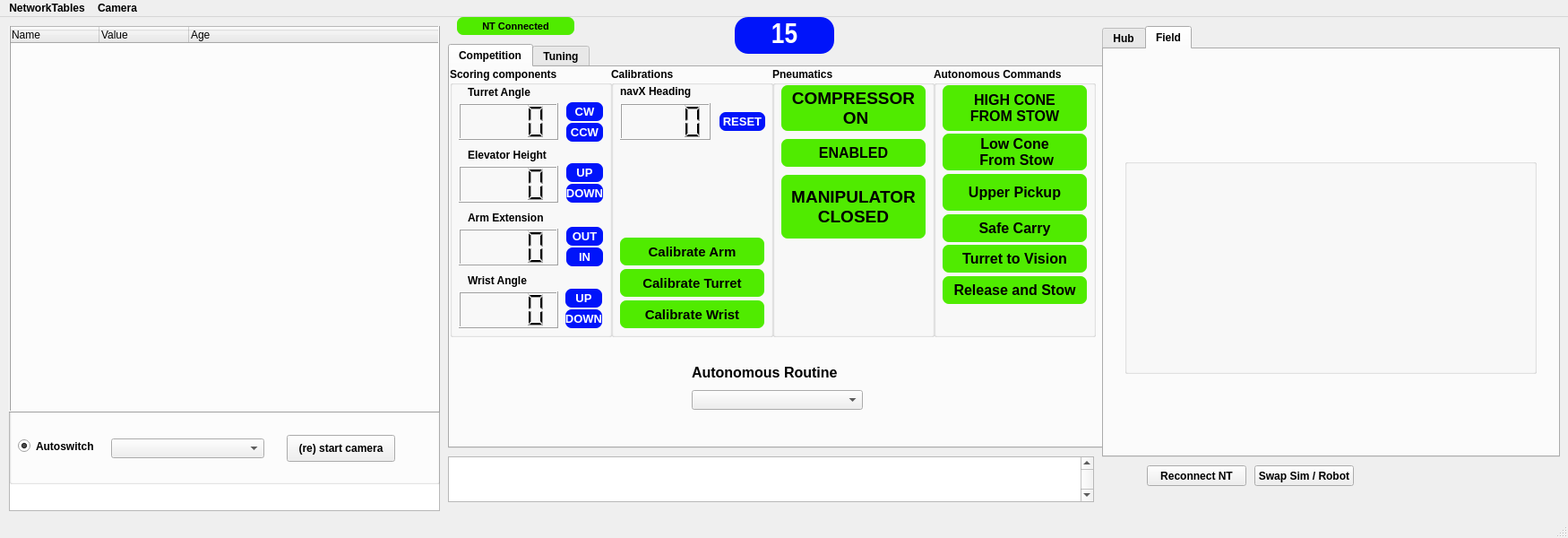
<?xml version="1.0" encoding="UTF-8"?>
<ui version="4.0">
 <class>MainWindow</class>
 <widget class="QMainWindow" name="MainWindow">
  <property name="geometry">
   <rect>
    <x>0</x>
    <y>0</y>
    <width>1750</width>
    <height>600</height>
   </rect>
  </property>
  <property name="font">
   <font>
    <weight>75</weight>
    <bold>true</bold>
   </font>
  </property>
  <property name="windowTitle">
   <string>FRC 2429 Blockhead Dashboard</string>
  </property>
  <property name="windowIcon">
   <iconset>
    <normaloff>png/blockhead.ico</normaloff>png/blockhead.ico</iconset>
  </property>
  <widget class="QWidget" name="centralwidget">
   <widget class="QTreeWidget" name="qt_tree_widget_nt">
    <property name="geometry">
     <rect>
      <x>10</x>
      <y>10</y>
      <width>481</width>
      <height>541</height>
     </rect>
    </property>
    <property name="font">
     <font>
      <weight>50</weight>
      <bold>false</bold>
     </font>
    </property>
    <column>
     <property name="text">
      <string>Name</string>
     </property>
    </column>
    <column>
     <property name="text">
      <string>Value</string>
     </property>
    </column>
    <column>
     <property name="text">
      <string>Age</string>
     </property>
    </column>
   </widget>
   <widget class="QPlainTextEdit" name="qt_text_status">
    <property name="geometry">
     <rect>
      <x>500</x>
      <y>490</y>
      <width>721</width>
      <height>51</height>
     </rect>
    </property>
    <property name="verticalScrollBarPolicy">
     <enum>Qt::ScrollBarAlwaysOn</enum>
    </property>
    <property name="readOnly">
     <bool>true</bool>
    </property>
   </widget>
   <widget class="QPushButton" name="qt_button_reconnect">
    <property name="geometry">
     <rect>
      <x>1280</x>
      <y>500</y>
      <width>111</width>
      <height>23</height>
     </rect>
    </property>
    <property name="text">
     <string>Reconnect NT</string>
    </property>
   </widget>
   <widget class="QTabWidget" name="tabWidget">
    <property name="geometry">
     <rect>
      <x>500</x>
      <y>30</y>
      <width>731</width>
      <height>451</height>
     </rect>
    </property>
    <property name="currentIndex">
     <number>0</number>
    </property>
    <widget class="QWidget" name="tab">
     <attribute name="title">
      <string>Competition</string>
     </attribute>
     <widget class="QGroupBox" name="groupBox_4">
      <property name="geometry">
       <rect>
        <x>360</x>
        <y>0</y>
        <width>181</width>
        <height>301</height>
       </rect>
      </property>
      <property name="title">
       <string>Pneumatics</string>
      </property>
      <widget class="QLabel" name="qlabel_compressor_indicator">
       <property name="geometry">
        <rect>
         <x>10</x>
         <y>20</y>
         <width>161</width>
         <height>51</height>
        </rect>
       </property>
       <property name="font">
        <font>
         <family>MS Shell Dlg 2</family>
         <pointsize>14</pointsize>
         <weight>75</weight>
         <bold>true</bold>
        </font>
       </property>
       <property name="styleSheet">
        <string notr="true">border: 7px;
border-radius: 7px;
background-color:rgb(80, 235, 0);
color:rgb(0, 0, 0);</string>
       </property>
       <property name="text">
        <string>COMPRESSOR
 ON</string>
       </property>
       <property name="textFormat">
        <enum>Qt::AutoText</enum>
       </property>
       <property name="alignment">
        <set>Qt::AlignCenter</set>
       </property>
      </widget>
      <widget class="QLabel2" name="qlabel_compressor_enabled_indicator">
       <property name="geometry">
        <rect>
         <x>10</x>
         <y>80</y>
         <width>161</width>
         <height>31</height>
        </rect>
       </property>
       <property name="font">
        <font>
         <family>MS Shell Dlg 2</family>
         <pointsize>12</pointsize>
         <weight>75</weight>
         <bold>true</bold>
        </font>
       </property>
       <property name="styleSheet">
        <string notr="true">border: 7px;
border-radius: 7px;
background-color:rgb(80, 235, 0);</string>
       </property>
       <property name="text">
        <string>ENABLED</string>
       </property>
       <property name="textFormat">
        <enum>Qt::AutoText</enum>
       </property>
       <property name="alignment">
        <set>Qt::AlignCenter</set>
       </property>
      </widget>
      <widget class="QLabel2" name="qlabel_manipulator_closed_indicator">
       <property name="geometry">
        <rect>
         <x>10</x>
         <y>120</y>
         <width>161</width>
         <height>71</height>
        </rect>
       </property>
       <property name="font">
        <font>
         <family>MS Shell Dlg 2</family>
         <pointsize>14</pointsize>
         <weight>75</weight>
         <bold>true</bold>
        </font>
       </property>
       <property name="styleSheet">
        <string notr="true">border: 7px;
border-radius: 7px;
background-color:rgb(80, 235, 0);</string>
       </property>
       <property name="text">
        <string>MANIPULATOR
CLOSED</string>
       </property>
       <property name="textFormat">
        <enum>Qt::AutoText</enum>
       </property>
       <property name="alignment">
        <set>Qt::AlignCenter</set>
       </property>
      </widget>
     </widget>
     <widget class="QGroupBox" name="groupBox">
      <property name="geometry">
       <rect>
        <x>0</x>
        <y>0</y>
        <width>181</width>
        <height>301</height>
       </rect>
      </property>
      <property name="title">
       <string>Scoring components</string>
      </property>
      <widget class="QLabel" name="label_2">
       <property name="geometry">
        <rect>
         <x>20</x>
         <y>20</y>
         <width>131</width>
         <height>16</height>
        </rect>
       </property>
       <property name="text">
        <string>Turret Angle</string>
       </property>
      </widget>
      <widget class="QLCDNumber" name="qlcd_turret_angle">
       <property name="geometry">
        <rect>
         <x>10</x>
         <y>40</y>
         <width>111</width>
         <height>41</height>
        </rect>
       </property>
       <property name="digitCount">
        <number>4</number>
       </property>
      </widget>
      <widget class="QLCDNumber" name="qlcd_elevator_height">
       <property name="geometry">
        <rect>
         <x>10</x>
         <y>110</y>
         <width>111</width>
         <height>41</height>
        </rect>
       </property>
       <property name="digitCount">
        <number>4</number>
       </property>
      </widget>
      <widget class="QLabel" name="label_4">
       <property name="geometry">
        <rect>
         <x>20</x>
         <y>90</y>
         <width>131</width>
         <height>16</height>
        </rect>
       </property>
       <property name="text">
        <string>Elevator Height</string>
       </property>
      </widget>
      <widget class="QLCDNumber" name="qlcd_arm_extension">
       <property name="geometry">
        <rect>
         <x>10</x>
         <y>180</y>
         <width>111</width>
         <height>41</height>
        </rect>
       </property>
       <property name="font">
        <font>
         <family>Comic Sans MS</family>
         <weight>75</weight>
         <bold>true</bold>
        </font>
       </property>
       <property name="lineWidth">
        <number>1</number>
       </property>
       <property name="digitCount">
        <number>4</number>
       </property>
       <property name="segmentStyle">
        <enum>QLCDNumber::Filled</enum>
       </property>
      </widget>
      <widget class="QLabel" name="label">
       <property name="geometry">
        <rect>
         <x>20</x>
         <y>160</y>
         <width>131</width>
         <height>16</height>
        </rect>
       </property>
       <property name="text">
        <string>Arm Extension</string>
       </property>
      </widget>
      <widget class="QLabel" name="label_10">
       <property name="geometry">
        <rect>
         <x>20</x>
         <y>230</y>
         <width>131</width>
         <height>16</height>
        </rect>
       </property>
       <property name="text">
        <string>Wrist Angle</string>
       </property>
      </widget>
      <widget class="QLCDNumber" name="qlcd_wrist_angle">
       <property name="geometry">
        <rect>
         <x>10</x>
         <y>250</y>
         <width>111</width>
         <height>41</height>
        </rect>
       </property>
       <property name="font">
        <font>
         <family>Comic Sans MS</family>
         <weight>75</weight>
         <bold>true</bold>
        </font>
       </property>
       <property name="lineWidth">
        <number>1</number>
       </property>
       <property name="digitCount">
        <number>4</number>
       </property>
       <property name="segmentStyle">
        <enum>QLCDNumber::Filled</enum>
       </property>
      </widget>
      <widget class="QLabel2" name="qlabel_turret_up_indicator">
       <property name="geometry">
        <rect>
         <x>130</x>
         <y>39</y>
         <width>41</width>
         <height>21</height>
        </rect>
       </property>
       <property name="font">
        <font>
         <family>MS Shell Dlg 2</family>
         <pointsize>10</pointsize>
         <weight>75</weight>
         <bold>true</bold>
        </font>
       </property>
       <property name="styleSheet">
        <string notr="true">border: 7px;
border-radius: 7px;
color:rgb(255, 255, 255);
background-color:rgb(0, 20, 250);</string>
       </property>
       <property name="text">
        <string>CW</string>
       </property>
       <property name="textFormat">
        <enum>Qt::AutoText</enum>
       </property>
       <property name="alignment">
        <set>Qt::AlignCenter</set>
       </property>
      </widget>
      <widget class="QLabel2" name="qlabel_turret_down_indicator">
       <property name="geometry">
        <rect>
         <x>130</x>
         <y>62</y>
         <width>41</width>
         <height>21</height>
        </rect>
       </property>
       <property name="font">
        <font>
         <family>MS Shell Dlg 2</family>
         <pointsize>10</pointsize>
         <weight>75</weight>
         <bold>true</bold>
        </font>
       </property>
       <property name="styleSheet">
        <string notr="true">border: 7px;
border-radius: 7px;
color:rgb(255, 255, 255);
background-color:rgb(0, 20, 250);</string>
       </property>
       <property name="text">
        <string>CCW</string>
       </property>
       <property name="textFormat">
        <enum>Qt::AutoText</enum>
       </property>
       <property name="alignment">
        <set>Qt::AlignCenter</set>
       </property>
      </widget>
      <widget class="QLabel2" name="qlabel_arm_extend_indicator">
       <property name="geometry">
        <rect>
         <x>130</x>
         <y>178</y>
         <width>41</width>
         <height>21</height>
        </rect>
       </property>
       <property name="font">
        <font>
         <family>MS Shell Dlg 2</family>
         <pointsize>10</pointsize>
         <weight>75</weight>
         <bold>true</bold>
        </font>
       </property>
       <property name="styleSheet">
        <string notr="true">border: 7px;
border-radius: 7px;
color:rgb(255, 255, 255);
background-color:rgb(0, 20, 250);</string>
       </property>
       <property name="text">
        <string>OUT</string>
       </property>
       <property name="textFormat">
        <enum>Qt::AutoText</enum>
       </property>
       <property name="alignment">
        <set>Qt::AlignCenter</set>
       </property>
      </widget>
      <widget class="QLabel2" name="qlabel_arm_retract_indicator">
       <property name="geometry">
        <rect>
         <x>130</x>
         <y>201</y>
         <width>41</width>
         <height>21</height>
        </rect>
       </property>
       <property name="font">
        <font>
         <family>MS Shell Dlg 2</family>
         <pointsize>10</pointsize>
         <weight>75</weight>
         <bold>true</bold>
        </font>
       </property>
       <property name="styleSheet">
        <string notr="true">border: 7px;
border-radius: 7px;
color:rgb(255, 255, 255);
background-color:rgb(0, 20, 250);</string>
       </property>
       <property name="text">
        <string>IN</string>
       </property>
       <property name="textFormat">
        <enum>Qt::AutoText</enum>
       </property>
       <property name="alignment">
        <set>Qt::AlignCenter</set>
       </property>
      </widget>
      <widget class="QLabel2" name="qlabel_elevator_up_indicator">
       <property name="geometry">
        <rect>
         <x>130</x>
         <y>107</y>
         <width>41</width>
         <height>21</height>
        </rect>
       </property>
       <property name="font">
        <font>
         <family>MS Shell Dlg 2</family>
         <pointsize>10</pointsize>
         <weight>75</weight>
         <bold>true</bold>
        </font>
       </property>
       <property name="styleSheet">
        <string notr="true">border: 7px;
border-radius: 7px;
color:rgb(255, 255, 255);
background-color:rgb(0, 20, 250);</string>
       </property>
       <property name="text">
        <string>UP</string>
       </property>
       <property name="textFormat">
        <enum>Qt::AutoText</enum>
       </property>
       <property name="alignment">
        <set>Qt::AlignCenter</set>
       </property>
      </widget>
      <widget class="QLabel2" name="qlabel_elevator_down_indicator">
       <property name="geometry">
        <rect>
         <x>130</x>
         <y>130</y>
         <width>41</width>
         <height>21</height>
        </rect>
       </property>
       <property name="font">
        <font>
         <family>MS Shell Dlg 2</family>
         <pointsize>10</pointsize>
         <weight>75</weight>
         <bold>true</bold>
        </font>
       </property>
       <property name="styleSheet">
        <string notr="true">border: 7px;
border-radius: 7px;
color:rgb(255, 255, 255);
background-color:rgb(0, 20, 250);</string>
       </property>
       <property name="text">
        <string>DOWN</string>
       </property>
       <property name="textFormat">
        <enum>Qt::AutoText</enum>
       </property>
       <property name="alignment">
        <set>Qt::AlignCenter</set>
       </property>
      </widget>
      <widget class="QLabel2" name="qlabel_wrist_down_indicator">
       <property name="geometry">
        <rect>
         <x>129</x>
         <y>270</y>
         <width>41</width>
         <height>21</height>
        </rect>
       </property>
       <property name="font">
        <font>
         <family>MS Shell Dlg 2</family>
         <pointsize>10</pointsize>
         <weight>75</weight>
         <bold>true</bold>
        </font>
       </property>
       <property name="styleSheet">
        <string notr="true">border: 7px;
border-radius: 7px;
color:rgb(255, 255, 255);
background-color:rgb(0, 20, 250);</string>
       </property>
       <property name="text">
        <string>DOWN</string>
       </property>
       <property name="textFormat">
        <enum>Qt::AutoText</enum>
       </property>
       <property name="alignment">
        <set>Qt::AlignCenter</set>
       </property>
      </widget>
      <widget class="QLabel2" name="qlabel_wrist_up_indicator">
       <property name="geometry">
        <rect>
         <x>129</x>
         <y>247</y>
         <width>41</width>
         <height>21</height>
        </rect>
       </property>
       <property name="font">
        <font>
         <family>MS Shell Dlg 2</family>
         <pointsize>10</pointsize>
         <weight>75</weight>
         <bold>true</bold>
        </font>
       </property>
       <property name="styleSheet">
        <string notr="true">border: 7px;
border-radius: 7px;
color:rgb(255, 255, 255);
background-color:rgb(0, 20, 250);</string>
       </property>
       <property name="text">
        <string>UP</string>
       </property>
       <property name="textFormat">
        <enum>Qt::AutoText</enum>
       </property>
       <property name="alignment">
        <set>Qt::AlignCenter</set>
       </property>
      </widget>
     </widget>
     <widget class="QGroupBox" name="groupBox_2">
      <property name="geometry">
       <rect>
        <x>180</x>
        <y>0</y>
        <width>181</width>
        <height>301</height>
       </rect>
      </property>
      <property name="font">
       <font>
        <family>MS Shell Dlg 2</family>
        <weight>75</weight>
        <bold>true</bold>
       </font>
      </property>
      <property name="title">
       <string>Calibrations</string>
      </property>
      <widget class="QLabel2" name="qlabel_wrist_calibration_indicator">
       <property name="enabled">
        <bool>true</bool>
       </property>
       <property name="geometry">
        <rect>
         <x>10</x>
         <y>260</y>
         <width>161</width>
         <height>31</height>
        </rect>
       </property>
       <property name="font">
        <font>
         <family>MS Shell Dlg 2</family>
         <pointsize>11</pointsize>
         <weight>75</weight>
         <bold>true</bold>
        </font>
       </property>
       <property name="styleSheet">
        <string notr="true">border: 7px;
border-radius: 7px;
background-color:rgb(80, 235, 0);</string>
       </property>
       <property name="text">
        <string>Calibrate Wrist</string>
       </property>
       <property name="textFormat">
        <enum>Qt::AutoText</enum>
       </property>
       <property name="alignment">
        <set>Qt::AlignCenter</set>
       </property>
      </widget>
      <widget class="QLabel2" name="qlabel_turret_calibration_indicator">
       <property name="enabled">
        <bool>true</bool>
       </property>
       <property name="geometry">
        <rect>
         <x>10</x>
         <y>225</y>
         <width>161</width>
         <height>31</height>
        </rect>
       </property>
       <property name="font">
        <font>
         <family>MS Shell Dlg 2</family>
         <pointsize>11</pointsize>
         <weight>75</weight>
         <italic>false</italic>
         <bold>true</bold>
        </font>
       </property>
       <property name="styleSheet">
        <string notr="true">border: 7px;
border-radius: 7px;
background-color:rgb(80, 235, 0);</string>
       </property>
       <property name="text">
        <string>Calibrate Turret</string>
       </property>
       <property name="textFormat">
        <enum>Qt::AutoText</enum>
       </property>
       <property name="alignment">
        <set>Qt::AlignCenter</set>
       </property>
      </widget>
      <widget class="QLabel2" name="qlabel_arm_calibration_indicator">
       <property name="enabled">
        <bool>true</bool>
       </property>
       <property name="geometry">
        <rect>
         <x>10</x>
         <y>190</y>
         <width>161</width>
         <height>31</height>
        </rect>
       </property>
       <property name="font">
        <font>
         <family>MS Shell Dlg 2</family>
         <pointsize>11</pointsize>
         <weight>75</weight>
         <bold>true</bold>
        </font>
       </property>
       <property name="styleSheet">
        <string notr="true">border: 7px;
border-radius: 7px;
background-color:rgb(80, 235, 0);</string>
       </property>
       <property name="text">
        <string>Calibrate Arm</string>
       </property>
       <property name="textFormat">
        <enum>Qt::AutoText</enum>
       </property>
       <property name="alignment">
        <set>Qt::AlignCenter</set>
       </property>
      </widget>
      <widget class="QLabel" name="label_11">
       <property name="geometry">
        <rect>
         <x>10</x>
         <y>19</y>
         <width>131</width>
         <height>16</height>
        </rect>
       </property>
       <property name="text">
        <string>navX Heading</string>
       </property>
      </widget>
      <widget class="QLCDNumber" name="qlcd_navx_heading">
       <property name="geometry">
        <rect>
         <x>10</x>
         <y>40</y>
         <width>101</width>
         <height>41</height>
        </rect>
       </property>
       <property name="digitCount">
        <number>4</number>
       </property>
      </widget>
      <widget class="QLabel2" name="qlabel_navx_reset_indicator">
       <property name="geometry">
        <rect>
         <x>121</x>
         <y>50</y>
         <width>51</width>
         <height>21</height>
        </rect>
       </property>
       <property name="font">
        <font>
         <family>MS Shell Dlg 2</family>
         <pointsize>10</pointsize>
         <weight>75</weight>
         <bold>true</bold>
        </font>
       </property>
       <property name="styleSheet">
        <string notr="true">border: 7px;
border-radius: 7px;
color:rgb(255, 255, 255);
background-color:rgb(0, 20, 250);</string>
       </property>
       <property name="text">
        <string>RESET</string>
       </property>
       <property name="textFormat">
        <enum>Qt::AutoText</enum>
       </property>
       <property name="alignment">
        <set>Qt::AlignCenter</set>
       </property>
      </widget>
     </widget>
     <widget class="QGroupBox" name="groupBox_3">
      <property name="geometry">
       <rect>
        <x>540</x>
        <y>0</y>
        <width>181</width>
        <height>301</height>
       </rect>
      </property>
      <property name="title">
       <string>Autonomous Commands</string>
      </property>
      <widget class="QLabel2" name="qlabel_high_score_from_stow_indicator">
       <property name="geometry">
        <rect>
         <x>10</x>
         <y>20</y>
         <width>161</width>
         <height>51</height>
        </rect>
       </property>
       <property name="font">
        <font>
         <pointsize>12</pointsize>
         <weight>75</weight>
         <bold>true</bold>
        </font>
       </property>
       <property name="styleSheet">
        <string notr="true">border: 7px;
border-radius: 7px;
background-color:rgb(80, 235, 0);</string>
       </property>
       <property name="text">
        <string>HIGH CONE 
FROM STOW</string>
       </property>
       <property name="textFormat">
        <enum>Qt::AutoText</enum>
       </property>
       <property name="alignment">
        <set>Qt::AlignCenter</set>
       </property>
      </widget>
      <widget class="QLabel2" name="qlabel_upper_pickup_indicator">
       <property name="geometry">
        <rect>
         <x>10</x>
         <y>119</y>
         <width>161</width>
         <height>41</height>
        </rect>
       </property>
       <property name="font">
        <font>
         <pointsize>12</pointsize>
         <weight>75</weight>
         <bold>true</bold>
        </font>
       </property>
       <property name="styleSheet">
        <string notr="true">border: 7px;
border-radius: 7px;
background-color:rgb(80, 235, 0);</string>
       </property>
       <property name="text">
        <string>Upper Pickup</string>
       </property>
       <property name="textFormat">
        <enum>Qt::AutoText</enum>
       </property>
       <property name="alignment">
        <set>Qt::AlignCenter</set>
       </property>
      </widget>
      <widget class="QLabel2" name="qlabel_safe_carry_indicator">
       <property name="geometry">
        <rect>
         <x>10</x>
         <y>164</y>
         <width>161</width>
         <height>31</height>
        </rect>
       </property>
       <property name="font">
        <font>
         <pointsize>12</pointsize>
         <weight>75</weight>
         <bold>true</bold>
        </font>
       </property>
       <property name="styleSheet">
        <string notr="true">border: 7px;
border-radius: 7px;
background-color:rgb(80, 235, 0);</string>
       </property>
       <property name="text">
        <string>Safe Carry</string>
       </property>
       <property name="textFormat">
        <enum>Qt::AutoText</enum>
       </property>
       <property name="alignment">
        <set>Qt::AlignCenter</set>
       </property>
      </widget>
      <widget class="QLabel2" name="qlabel_turret_to_post_indicator">
       <property name="geometry">
        <rect>
         <x>10</x>
         <y>198</y>
         <width>161</width>
         <height>31</height>
        </rect>
       </property>
       <property name="font">
        <font>
         <pointsize>12</pointsize>
         <weight>75</weight>
         <bold>true</bold>
        </font>
       </property>
       <property name="styleSheet">
        <string notr="true">border: 7px;
border-radius: 7px;
background-color:rgb(80, 235, 0);</string>
       </property>
       <property name="text">
        <string>Turret to Vision</string>
       </property>
       <property name="textFormat">
        <enum>Qt::AutoText</enum>
       </property>
       <property name="alignment">
        <set>Qt::AlignCenter</set>
       </property>
      </widget>
      <widget class="QLabel2" name="qlabel_low_score_from_stow_indicator">
       <property name="geometry">
        <rect>
         <x>10</x>
         <y>74</y>
         <width>161</width>
         <height>41</height>
        </rect>
       </property>
       <property name="font">
        <font>
         <pointsize>12</pointsize>
         <weight>75</weight>
         <bold>true</bold>
        </font>
       </property>
       <property name="styleSheet">
        <string notr="true">border: 7px;
border-radius: 7px;
background-color:rgb(80, 235, 0);</string>
       </property>
       <property name="text">
        <string>Low Cone
 From Stow</string>
       </property>
       <property name="textFormat">
        <enum>Qt::AutoText</enum>
       </property>
       <property name="alignment">
        <set>Qt::AlignCenter</set>
       </property>
      </widget>
      <widget class="QLabel2" name="qlabel_release_and_stow_indicator">
       <property name="geometry">
        <rect>
         <x>10</x>
         <y>233</y>
         <width>161</width>
         <height>31</height>
        </rect>
       </property>
       <property name="font">
        <font>
         <pointsize>12</pointsize>
         <weight>75</weight>
         <bold>true</bold>
        </font>
       </property>
       <property name="styleSheet">
        <string notr="true">border: 7px;
border-radius: 7px;
background-color:rgb(80, 235, 0);</string>
       </property>
       <property name="text">
        <string>Release and Stow</string>
       </property>
       <property name="textFormat">
        <enum>Qt::AutoText</enum>
       </property>
       <property name="alignment">
        <set>Qt::AlignCenter</set>
       </property>
      </widget>
     </widget>
     <widget class="QComboBox" name="qcombobox_autonomous_routines">
      <property name="geometry">
       <rect>
        <x>270</x>
        <y>360</y>
        <width>191</width>
        <height>22</height>
       </rect>
      </property>
      <property name="font">
       <font>
        <pointsize>10</pointsize>
        <weight>75</weight>
        <bold>true</bold>
       </font>
      </property>
     </widget>
     <widget class="QLabel" name="label_5">
      <property name="geometry">
       <rect>
        <x>270</x>
        <y>330</y>
        <width>181</width>
        <height>20</height>
       </rect>
      </property>
      <property name="font">
       <font>
        <pointsize>12</pointsize>
        <weight>75</weight>
        <bold>true</bold>
       </font>
      </property>
      <property name="text">
       <string>Autonomous Routine</string>
      </property>
     </widget>
    </widget>
    <widget class="QWidget" name="tab_2">
     <attribute name="title">
      <string>Tuning</string>
     </attribute>
     <widget class="QLabel" name="label_3">
      <property name="geometry">
       <rect>
        <x>10</x>
        <y>10</y>
        <width>121</width>
        <height>16</height>
       </rect>
      </property>
      <property name="text">
       <string>Run Commands</string>
      </property>
     </widget>
     <widget class="QListWidget" name="qlistwidget_commands">
      <property name="geometry">
       <rect>
        <x>10</x>
        <y>30</y>
        <width>161</width>
        <height>401</height>
       </rect>
      </property>
     </widget>
     <widget class="QGroupBox" name="groupBox_5">
      <property name="geometry">
       <rect>
        <x>190</x>
        <y>10</y>
        <width>561</width>
        <height>101</height>
       </rect>
      </property>
      <property name="title">
       <string/>
      </property>
      <widget class="QComboBox" name="qcombobox_nt_keys">
       <property name="geometry">
        <rect>
         <x>2</x>
         <y>22</y>
         <width>471</width>
         <height>22</height>
        </rect>
       </property>
       <property name="font">
        <font>
         <pointsize>10</pointsize>
         <weight>75</weight>
         <bold>true</bold>
        </font>
       </property>
      </widget>
      <widget class="QLabel" name="label_6">
       <property name="geometry">
        <rect>
         <x>0</x>
         <y>0</y>
         <width>121</width>
         <height>16</height>
        </rect>
       </property>
       <property name="text">
        <string>NT Keys</string>
       </property>
      </widget>
      <widget class="QLabel" name="label_8">
       <property name="geometry">
        <rect>
         <x>110</x>
         <y>0</y>
         <width>121</width>
         <height>16</height>
        </rect>
       </property>
       <property name="text">
        <string>Filter</string>
       </property>
      </widget>
      <widget class="QLabel" name="label_7">
       <property name="geometry">
        <rect>
         <x>10</x>
         <y>50</y>
         <width>91</width>
         <height>16</height>
        </rect>
       </property>
       <property name="text">
        <string>Current Value</string>
       </property>
      </widget>
      <widget class="QPlainTextEdit" name="qt_text_new_value">
       <property name="enabled">
        <bool>true</bool>
       </property>
       <property name="geometry">
        <rect>
         <x>220</x>
         <y>70</y>
         <width>161</width>
         <height>21</height>
        </rect>
       </property>
       <property name="verticalScrollBarPolicy">
        <enum>Qt::ScrollBarAlwaysOff</enum>
       </property>
      </widget>
      <widget class="QPushButton" name="qt_button_set_key">
       <property name="geometry">
        <rect>
         <x>390</x>
         <y>69</y>
         <width>81</width>
         <height>23</height>
        </rect>
       </property>
       <property name="text">
        <string>set NT key</string>
       </property>
      </widget>
      <widget class="QPlainTextEdit" name="qt_text_entry_filter">
       <property name="enabled">
        <bool>true</bool>
       </property>
       <property name="geometry">
        <rect>
         <x>160</x>
         <y>0</y>
         <width>121</width>
         <height>21</height>
        </rect>
       </property>
       <property name="focusPolicy">
        <enum>Qt::StrongFocus</enum>
       </property>
       <property name="verticalScrollBarPolicy">
        <enum>Qt::ScrollBarAlwaysOff</enum>
       </property>
      </widget>
      <widget class="QPlainTextEdit" name="qt_text_current_value">
       <property name="enabled">
        <bool>true</bool>
       </property>
       <property name="geometry">
        <rect>
         <x>10</x>
         <y>70</y>
         <width>191</width>
         <height>21</height>
        </rect>
       </property>
       <property name="verticalScrollBarPolicy">
        <enum>Qt::ScrollBarAlwaysOff</enum>
       </property>
       <property name="readOnly">
        <bool>true</bool>
       </property>
      </widget>
      <widget class="QLabel" name="label_9">
       <property name="geometry">
        <rect>
         <x>220</x>
         <y>50</y>
         <width>91</width>
         <height>16</height>
        </rect>
       </property>
       <property name="text">
        <string>New Value</string>
       </property>
      </widget>
     </widget>
    </widget>
   </widget>
   <widget class="QTabWidget" name="tabWidget_2">
    <property name="geometry">
     <rect>
      <x>1230</x>
      <y>10</y>
      <width>511</width>
      <height>481</height>
     </rect>
    </property>
    <property name="currentIndex">
     <number>1</number>
    </property>
    <widget class="QWidget" name="tab_3">
     <attribute name="title">
      <string>Hub</string>
     </attribute>
     <widget class="QLabel" name="qlabel_hub_image">
      <property name="geometry">
       <rect>
        <x>12</x>
        <y>40</y>
        <width>480</width>
        <height>384</height>
       </rect>
      </property>
      <property name="sizePolicy">
       <sizepolicy hsizetype="Fixed" vsizetype="Fixed">
        <horstretch>0</horstretch>
        <verstretch>0</verstretch>
       </sizepolicy>
      </property>
      <property name="styleSheet">
       <string notr="true"/>
      </property>
      <property name="text">
       <string/>
      </property>
      <property name="pixmap">
       <pixmap>png/hub_am-4671.png</pixmap>
      </property>
     </widget>
     <widget class="QLabel" name="qlabel_ball">
      <property name="geometry">
       <rect>
        <x>220</x>
        <y>130</y>
        <width>71</width>
        <height>71</height>
       </rect>
      </property>
      <property name="font">
       <font>
        <pointsize>12</pointsize>
        <weight>75</weight>
        <bold>true</bold>
       </font>
      </property>
      <property name="styleSheet">
       <string notr="true">border: 10px;
border-radius:35px;
background-color:rgb(10, 10, 227);</string>
      </property>
      <property name="text">
       <string/>
      </property>
      <property name="textFormat">
       <enum>Qt::AutoText</enum>
      </property>
      <property name="alignment">
       <set>Qt::AlignCenter</set>
      </property>
     </widget>
    </widget>
    <widget class="QWidget" name="tab_4">
     <attribute name="title">
      <string>Field</string>
     </attribute>
     <widget class="QGroupBox" name="qgroupbox_field">
      <property name="geometry">
       <rect>
        <x>23</x>
        <y>122</y>
        <width>460</width>
        <height>240</height>
       </rect>
      </property>
      <property name="title">
       <string/>
      </property>
      <widget class="QLabel" name="qlabel_robot">
       <property name="geometry">
        <rect>
         <x>190</x>
         <y>120</y>
         <width>41</width>
         <height>41</height>
        </rect>
       </property>
       <property name="font">
        <font>
         <pointsize>12</pointsize>
         <weight>75</weight>
         <bold>true</bold>
        </font>
       </property>
       <property name="styleSheet">
        <string notr="true"/>
       </property>
       <property name="text">
        <string/>
       </property>
       <property name="textFormat">
        <enum>Qt::AutoText</enum>
       </property>
       <property name="pixmap">
        <pixmap>png/blockhead.png</pixmap>
       </property>
       <property name="scaledContents">
        <bool>true</bool>
       </property>
       <property name="alignment">
        <set>Qt::AlignCenter</set>
       </property>
      </widget>
     </widget>
     <widget class="QLabel" name="qlabel_field_image">
      <property name="geometry">
       <rect>
        <x>5</x>
        <y>110</y>
        <width>491</width>
        <height>261</height>
       </rect>
      </property>
      <property name="sizePolicy">
       <sizepolicy hsizetype="Fixed" vsizetype="Fixed">
        <horstretch>0</horstretch>
        <verstretch>0</verstretch>
       </sizepolicy>
      </property>
      <property name="styleSheet">
       <string notr="true"/>
      </property>
      <property name="text">
       <string/>
      </property>
      <property name="pixmap">
       <pixmap>png/field_small.png</pixmap>
      </property>
     </widget>
     <zorder>qlabel_field_image</zorder>
     <zorder>qgroupbox_field</zorder>
    </widget>
   </widget>
   <widget class="QLabel" name="qlabel_nt_connected">
    <property name="geometry">
     <rect>
      <x>510</x>
      <y>0</y>
      <width>131</width>
      <height>20</height>
     </rect>
    </property>
    <property name="font">
     <font>
      <family>MS Shell Dlg 2</family>
      <pointsize>8</pointsize>
      <weight>75</weight>
      <bold>true</bold>
     </font>
    </property>
    <property name="styleSheet">
     <string notr="true">border: 7px;
border-radius: 7px;
background-color:rgb(80, 235, 0);</string>
    </property>
    <property name="text">
     <string>NT Connected</string>
    </property>
    <property name="textFormat">
     <enum>Qt::AutoText</enum>
    </property>
    <property name="alignment">
     <set>Qt::AlignCenter</set>
    </property>
   </widget>
   <widget class="QLabel2" name="qlabel_matchtime">
    <property name="geometry">
     <rect>
      <x>820</x>
      <y>0</y>
      <width>111</width>
      <height>41</height>
     </rect>
    </property>
    <property name="font">
     <font>
      <family>Arial Narrow</family>
      <pointsize>24</pointsize>
      <weight>75</weight>
      <italic>false</italic>
      <bold>true</bold>
     </font>
    </property>
    <property name="styleSheet">
     <string notr="true">border: 7px;
border-radius: 15px;
color:rgb(255, 255, 255);
background-color:rgb(0, 20, 250);</string>
    </property>
    <property name="text">
     <string>15</string>
    </property>
    <property name="textFormat">
     <enum>Qt::AutoText</enum>
    </property>
    <property name="alignment">
     <set>Qt::AlignCenter</set>
    </property>
   </widget>
   <widget class="QGroupBox" name="groupBox_6">
    <property name="geometry">
     <rect>
      <x>10</x>
      <y>10</y>
      <width>481</width>
      <height>511</height>
     </rect>
    </property>
    <property name="title">
     <string/>
    </property>
    <widget class="QLabel" name="qlabel_camera_view">
     <property name="geometry">
      <rect>
       <x>0</x>
       <y>-10</y>
       <width>481</width>
       <height>441</height>
      </rect>
     </property>
     <property name="frameShape">
      <enum>QFrame::Box</enum>
     </property>
     <property name="frameShadow">
      <enum>QFrame::Raised</enum>
     </property>
     <property name="text">
      <string/>
     </property>
     <property name="pixmap">
      <pixmap>png/blockhead_camera.png</pixmap>
     </property>
     <property name="scaledContents">
      <bool>false</bool>
     </property>
     <property name="alignment">
      <set>Qt::AlignCenter</set>
     </property>
    </widget>
    <widget class="QRadioButton" name="qradiobutton_autoswitch">
     <property name="geometry">
      <rect>
       <x>10</x>
       <y>460</y>
       <width>101</width>
       <height>17</height>
      </rect>
     </property>
     <property name="text">
      <string>Autoswitch</string>
     </property>
     <property name="checked">
      <bool>true</bool>
     </property>
    </widget>
    <widget class="QComboBox" name="qcombobox_cameras">
     <property name="geometry">
      <rect>
       <x>114</x>
       <y>460</y>
       <width>171</width>
       <height>22</height>
      </rect>
     </property>
    </widget>
    <widget class="QPushButton" name="qt_button_camera_enable">
     <property name="enabled">
      <bool>true</bool>
     </property>
     <property name="geometry">
      <rect>
       <x>310</x>
       <y>456</y>
       <width>121</width>
       <height>30</height>
      </rect>
     </property>
     <property name="text">
      <string>(re) start camera</string>
     </property>
    </widget>
   </widget>
   <widget class="QPushButton" name="qt_button_test">
    <property name="geometry">
     <rect>
      <x>1400</x>
      <y>500</y>
      <width>111</width>
      <height>23</height>
     </rect>
    </property>
    <property name="text">
     <string>Swap Sim / Robot</string>
    </property>
   </widget>
   <zorder>qt_tree_widget_nt</zorder>
   <zorder>tabWidget</zorder>
   <zorder>qt_text_status</zorder>
   <zorder>qt_button_reconnect</zorder>
   <zorder>tabWidget_2</zorder>
   <zorder>qlabel_nt_connected</zorder>
   <zorder>qlabel_matchtime</zorder>
   <zorder>groupBox_6</zorder>
   <zorder>qt_button_test</zorder>
  </widget>
  <widget class="QMenuBar" name="menubar">
   <property name="geometry">
    <rect>
     <x>0</x>
     <y>0</y>
     <width>1750</width>
     <height>21</height>
    </rect>
   </property>
   <widget class="QMenu" name="menuFile">
    <property name="title">
     <string>NetworkTables</string>
    </property>
    <addaction name="qaction_show_hide"/>
    <addaction name="qaction_refresh"/>
   </widget>
   <widget class="QMenu" name="menuNetworkTables">
    <property name="title">
     <string>Camera</string>
    </property>
   </widget>
   <addaction name="menuFile"/>
   <addaction name="menuNetworkTables"/>
  </widget>
  <widget class="QStatusBar" name="statusbar"/>
  <action name="qaction_show_hide">
   <property name="text">
    <string>Show / Hide</string>
   </property>
  </action>
  <action name="qaction_refresh">
   <property name="text">
    <string>Refresh</string>
   </property>
  </action>
 </widget>
 <customwidgets>
  <customwidget>
   <class>QLabel2</class>
   <extends>QLabel</extends>
   <header>qlabel2.h</header>
  </customwidget>
 </customwidgets>
 <resources>
  <include location="resources.qrc"/>
 </resources>
 <connections/>
</ui>
